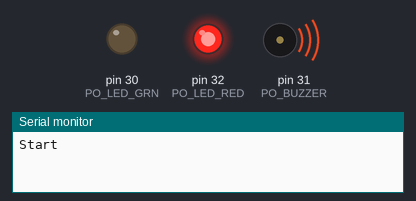
This sketch was run on a simulated Arduino Mega 2560, built with avr-gcc and run on an emulated ATmega2560. On the bench: output pins drawn as LEDs (lit = HIGH), buzzer (waves = sounding), the last lines printed to the serial monitor. Pins used as bus, display or sensor lines are not drawn.

Above: at 0.4 s.
At 3.25 s:
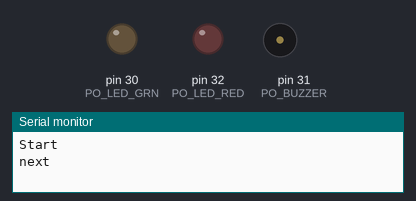
At 5.4 s:
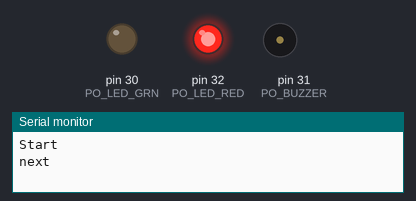
Timing chart, 0 to 7.4 s (numbered marks = the images above):
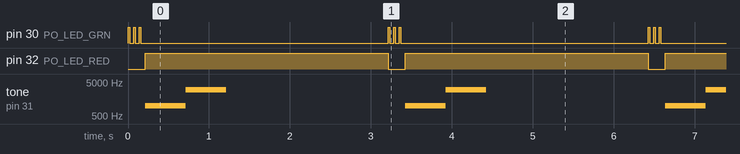

The sketch:

LED_Buzzer.ino
```cpp
#define PO_LED_GRN  30
#define PO_LED_RED  32
#define PO_BUZZER   31

void bleeps();

void setup() {
  pinMode(PO_LED_GRN, OUTPUT);
  pinMode(PO_LED_RED, OUTPUT);
  pinMode(PO_BUZZER, OUTPUT);

  Serial.begin(115200);
  Serial.println("Start");
}

void loop() {
  digitalWrite(PO_LED_RED, LOW);
  bleeps();
  digitalWrite(PO_LED_RED, HIGH);
  tone(PO_BUZZER, 1000);
  delay(500);
  tone(PO_BUZZER, 3000);
  delay(500);
  noTone(PO_BUZZER);
  delay(2000);
  Serial.println("next");
}

void bleeps() {
  for(int i = 0; i < 3; i++) {
    digitalWrite(PO_LED_GRN, HIGH);
    digitalWrite(PO_BUZZER, HIGH);
    delay(20);
    digitalWrite(PO_BUZZER, LOW);
    digitalWrite(PO_LED_GRN, LOW);
    delay(50);
  }
}
```

Measured:
- by itself, pin 30 (PO_LED_GRN): repeats every 3.2 s: 2 × (LOW 0.05 s, HIGH 0.02 s), LOW 3.1 s, HIGH 0.02 s
- by itself, pin 32 (PO_LED_RED): alternates HIGH for 3.0 s and LOW for 0.21 s
- by itself, tone on pin 31 (PO_BUZZER): repeats every 3.2 s: 3000 Hz 0.50 s, silent 2.2 s, 1000 Hz 0.50 s
